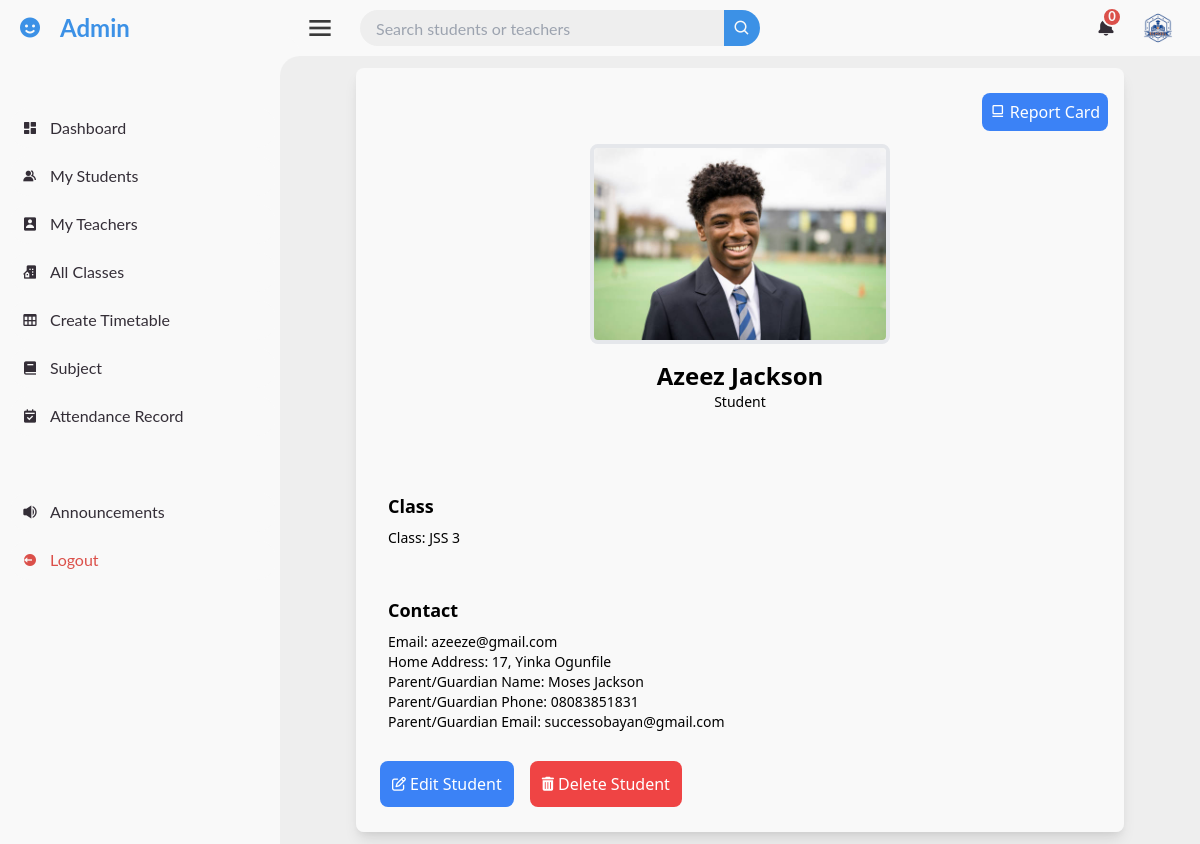
/admin_dashboard/mystudents/3/ (signed in), run on the app's committed database.
### administration/models.py (models this page shows, shortened)
class Student(models.Model):
    user = models.OneToOneField(User, on_delete=models.CASCADE, related_name="student_profile")
    student_class = models.ForeignKey(Class, on_delete=models.SET_NULL, null=True, related_name='students')
    home_address = models.TextField()
    parent_or_guardian_name = models.CharField(max_length=100)
    parent_or_guardian_phone_number = models.CharField(max_length=15)
    parent_email = models.EmailField(blank=True, null=True, default=None)

### accounts/models.py (models this page shows, shortened)
class CustomUser(AbstractUser):
    email = models.EmailField(unique=True)
    is_approved = models.BooleanField(default=False)
    is_teacher = models.BooleanField(default=False)
    is_student = models.BooleanField(default=False)
    profile_photo = models.ImageField(upload_to='profile_photo/', default='default.jpg', blank=True, null=True)
    USERNAME_FIELD = 'email'
    REQUIRED_FIELDS = ['first_name', 'last_name']
    objects = CustomUserManager()
    @property
    def role(self):
        if self.is_teacher:
            return "Teacher"
        elif self.is_student:
            return "Student"
        else:
            return "Unassigned"

### classes/models.py (models this page shows)
class Class(models.Model):
    name = models.CharField(max_length=100)
    subjects = models.ManyToManyField(Subject, related_name='classes')
    def __str__(self):
        return self.name

### pages/views.py (the view)
# urls.py: path('admin_dashboard/mystudents/<int:user_id>/', studentDetails, name='student_detail'),
@login_required
def studentDetails(request, user_id):
    if not request.user.is_superuser:
        return HttpResponseForbidden("You do not have permission to access this page.")
    student = get_object_or_404(Student, user__id=user_id)
    return render(request, 'dashboards/all_admin_pages/student_details.html', {'student': student})

### administration/context_processors.py (called while the page is built)
def notifications(request):
    all_notification, total_notifications = get_admin_notification(request.user)
    return {
        'all_notification': all_notification,
        'total_notifications': total_notifications,
    }

### administration/views.py (called while the page is built)
def get_admin_notification(user):
    if user.is_staff:
        teacher_notifications = TeacherNotification.objects.filter(user=user).order_by('-created_at')
        student_notifications = StudentNotification.objects.filter(user=user).order_by('-created_at')
        all_notification = sorted(
            chain(teacher_notifications, student_notifications),
            key=lambda x: x.created_at,
            reverse=True
        )
        total_notifications = (
            teacher_notifications.filter(is_read=False).count() +
            student_notifications.filter(is_read=False).count()
        )
        return all_notification, total_notifications
    return [], 0

### pages/context_processors.py (called while the page is built)
def notifications(request):
    if request.user.is_authenticated:
        all_notifications, unread_notifications_count = get_user_notifications(request.user)
        return {
            'all_notifications': all_notifications,
            'unread_notifications_count': unread_notifications_count,
        }
    return {
        'all_notifications': [],
        'unread_notifications_count': 0,
    }

### pages/views.py (called while the page is built)
def get_user_notifications(user):
    notifications = Notification.objects.filter(user=user).order_by('-created_at')
    if user.is_student:
        grade_notifications = GradeNotification.objects.filter(recipient=user).order_by('-created_at')
        class_notifications = ClassNotification.objects.filter(user=user).order_by('-created_at')
    else:
        grade_notifications = []
        class_notifications = []
    all_notifications = sorted(
        chain(notifications, grade_notifications, class_notifications),
        key=attrgetter('created_at'),
        reverse=True
    )
    total_unread_count = (
        notifications.filter(is_read=False).count() +
        (grade_notifications.filter(is_read=False).count() if user.is_student else 0) +
        (class_notifications.filter(is_read=False).count() if user.is_student else 0)
    )
    return all_notifications, total_unread_count

### templates/dashboards/all_admin_pages/student_details.html (shortened to what this page needs)
{% extends 'dashboards/all_admin_pages/base.html' %}
{% load static %}
{% block section %}
<div class="m-3 rounded-lg">
    <section class="bg-background flex flex-col items-center justify-center text-black">
        <div class="bg-card w-full max-w-3xl rounded-lg shadow-lg overflow-hidden">
            <div class="py-8 px-4" style="background-color: #F9F9F9;">
                <div class="text-left text-right mb-5 text-sm md:text-base text-white text-center"><a href="{%url 'student_report_card' student_id=student.id %}" class="bg-blue-500 hover:bg-blue-300 p-2 rounded-lg"><i class='bx bx-card'></i><span class="pl-1">Report Card</span></a></div>
                <a href="{{ student.user.profile_photo.url }}" data-lightbox="user-image" data-title="{{student.user.first_name}} {{student.user.last_name}}">
                    <img src="{{ student.user.profile_photo.url }}" alt="{{ student.user.first_name }} {{ student.user.last_name }}" style="height: 200px; width: 300px;" class="rounded-lg mx-auto border-4 border-background" />
                </a>
                <h1 class="text-2xl font-bold text-primary-foreground text-center mt-4">{{ student.user.first_name }} {{ student.user.last_name }}</h1>
                <p class="text-sm text-primary-foreground text-center">{{ student.user.role }}</p>
            </div>
            <div class="p-4" style="background-color: #F9F9F9;">
                <div class="bg-card p-4 rounded-lg my-4">
                    <h2 class="text-lg font-bold">Class</h2>
                    <ul class="text-sm mt-2">
                        <li>Class: {{ student.student_class }}</li>
                    </ul>
                </div>
                <div class="bg-card p-4 rounded-lg my-4">
                    <h2 class="text-lg font-bold">Contact</h2>
                    <ul class="text-sm mt-2">
                        <li>Email: {{ student.user.email }}</li>
                        <li>Home Address: {{ student.home_address }}</li>
                        <li>Parent/Guardian Name: {{ student.parent_or_guardian_name }}</li>
                        <li>Parent/Guardian Phone: {{ student.parent_or_guardian_phone_number }}</li>
                        <li>Parent/Guardian Email: {{ student.parent_email }}</li>
                    </ul>
                </div>
                {%if request.user.is_superuser%}
                <div class="flex">
                    <div class="p-1 md:p-2 mb-3 text-sm md:text-base text-white"><a href="{%url 'edit_student' student_id=student.id%}" class="bg-blue-500 p-3 rounded-lg hover:bg-blue-300"><i class="fa-regular fa-pen-to-square fa-sm"></i><span class="md:pl-1">Edit Student</span></a></div>
                    <div class="p-1 md:p-2 mb-3 text-sm md:text-base text-white text-right"><a href="{%url 'delete_student' student_id=student.id%}" class="bg-red-500 p-3 rounded-lg hover:bg-red-300"><i class="fa-solid fa-trash-can fa-sm"></i><span class="md:pl-1">Delete Student</span></a></div>
                </div>
                {%endif%}
            </div>
        </div>
    </section>
</div>
{% endblock %}

### static/css/dashboard.css (style rules this page uses)
* { margin: 0; padding: 0; box-sizing: border-box; }
a { text-decoration: none; }
li { list-style: none; }
:root { --poppins: 'Poppins', sans-serif; --lato: 'Lato', sans-serif; --light: #F9F9F9; --blue: #3C91E6; --light-blue: #CFE8FF; --grey: #EEE; --dark-grey: #AAAAAA; --dark: #342E37; --red: #DB504A; --yellow: #FFCE26; --light-yellow: #FFF26C; --orange: #FD7238; --light-orange: #ffc19e; }
html { overflow-x: hidden; }
body { background: var(--grey); }

### data on the page
Student: user.profile_photo (picture), user.first_name "Azeez", user.last_name "Jackson", user.role "Student", student_class "JSS 3", user.email "azeeze@gmail.com", home_address "17, Yinka Ogunfile", parent_or_guardian_name "Moses Jackson", parent_or_guardian_phone_number "08083851831", parent_email "successobayan@gmail.com"

### other printed values
{{ total_notifications }} "0"
